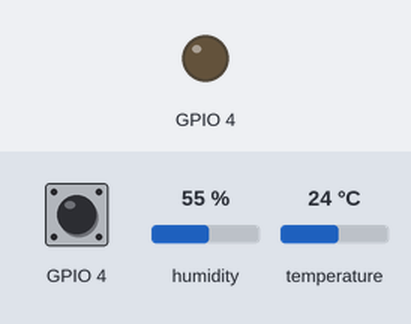
Simulated run of this program. Board: Raspberry Pi (BCM pin numbers). On the bench: output pins drawn as LEDs (lit = HIGH). Inputs (shaded band) come from the test bench; at power-on: GPIO 4 LOW, humidity 55 %, temperature 24 °C. The interpreter's speed is modelled, so counts of loop turns are approximate; outgoing connections fail; the clock reads 2024-03-15 10:24:30 at power-on unless the program sets it; library files of the repository ran but are not shown: dht11.py; what the program prints to the terminal is not drawn.

Above: at 0.1 s.
At 1.2 s:
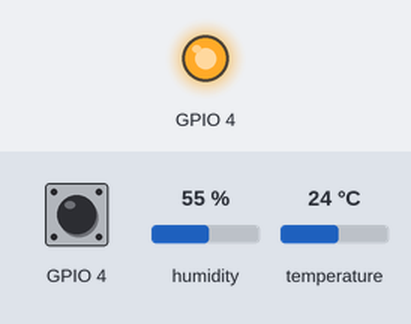
1.3 s: GPIO 4 pulsed HIGH 2 times (0.12 s each, 0.3 s apart)
At 3.3 s:
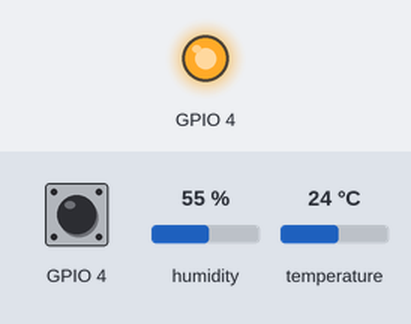
Timing chart, 0 to 4.8 s (numbered marks = the images above; inputs shaded):
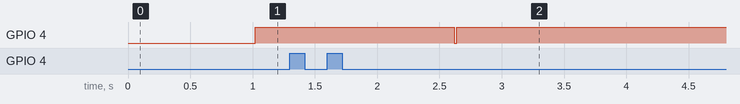

The program:

thmonitor.py
```python
#!env python3
# -*- coding:utf-8 -*-

# 温湿度监控

import time
import sensor.dht11 as dht11
from socket import socket

CARBON_SERVER = "127.0.0.1"
CARBON_PORT = 2003

sensor_dht11 = dht11.Dht11(4)

while (True) :
    try:
        timestamp = int(time.time())
        th = sensor_dht11.show(10)

        monitor_datas = (
            "house.temperature " + str(th.temperature_show) + " " + str(timestamp),
            "house.humidity " + str(th.humidity_show) + " " + str(timestamp)
        )

        message = ""
        for monitor_data in monitor_datas :
            message += monitor_data + "\n";

        print(message)
        sock = socket()
        sock.connect((CARBON_SERVER, CARBON_PORT))
        sock.sendall(bytes(message, encoding="utf8"))
        sock.close()

    except :
        pass

    finally :
        ''' 一分后再处理 '''
        current_time = int(time.time())
        next_time = max(current_time, timestamp + 60)
        sleep_time = next_time - current_time
        if (sleep_time > 0) :
            print("[sleep] %u" % sleep_time)
            time.sleep(sleep_time)
```

Measured:
- after the input at 1.3 s, GPIO 4: HIGH → LOW after 1.3 s, → HIGH 0.02 s later
